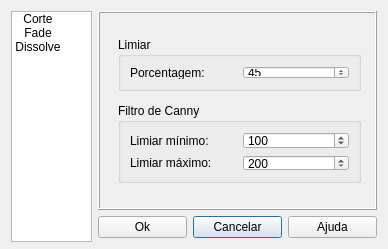
<ui version="4.0" >
 <class>Dialog</class>
 <widget class="QDialog" name="Dialog" >
  <property name="geometry" >
   <rect>
    <x>0</x>
    <y>0</y>
    <width>388</width>
    <height>249</height>
   </rect>
  </property>
  <property name="minimumSize" >
   <size>
    <width>384</width>
    <height>249</height>
   </size>
  </property>
  <property name="maximumSize" >
   <size>
    <width>388</width>
    <height>249</height>
   </size>
  </property>
  <property name="windowTitle" >
   <string>MFIT - Configurações de Detecção</string>
  </property>
  <property name="windowIcon" >
   <iconset>
    <normaloff>../Interface/Icons/logo.png</normaloff>../Interface/Icons/logo.png</iconset>
  </property>
  <layout class="QGridLayout" name="gridLayout_3" >
   <item row="0" column="1" colspan="3" >
    <widget class="QStackedWidget" name="detectProperties" >
     <property name="enabled" >
      <bool>true</bool>
     </property>
     <property name="autoFillBackground" >
      <bool>false</bool>
     </property>
     <property name="styleSheet" >
      <string notr="true" />
     </property>
     <property name="frameShape" >
      <enum>QFrame::Box</enum>
     </property>
     <property name="frameShadow" >
      <enum>QFrame::Raised</enum>
     </property>
     <property name="lineWidth" >
      <number>1</number>
     </property>
     <property name="currentIndex" >
      <number>0</number>
     </property>
     <widget class="QWidget" name="cutPage" >
      <layout class="QGridLayout" name="gridLayout_2" >
       <item row="0" column="0" >
        <widget class="QWidget" native="1" name="cutWidget" >
         <layout class="QGridLayout" name="gridLayout" >
          <item row="0" column="0" >
           <widget class="QGroupBox" name="groupBox" >
            <property name="minimumSize" >
             <size>
              <width>243</width>
              <height>54</height>
             </size>
            </property>
            <property name="maximumSize" >
             <size>
              <width>243</width>
              <height>54</height>
             </size>
            </property>
            <property name="title" >
             <string>Limiar</string>
            </property>
            <layout class="QGridLayout" >
             <item row="0" column="2" >
              <widget class="QSpinBox" name="spinPercentage" >
               <property name="maximum" >
                <number>100</number>
               </property>
               <property name="value" >
                <number>45</number>
               </property>
              </widget>
             </item>
             <item row="0" column="1" >
              <widget class="QLabel" name="labelPercentage" >
               <property name="text" >
                <string>Porcentagem:</string>
               </property>
              </widget>
             </item>
            </layout>
           </widget>
          </item>
          <item row="1" column="0" >
           <widget class="QGroupBox" name="groupBox_2" >
            <property name="minimumSize" >
             <size>
              <width>243</width>
              <height>80</height>
             </size>
            </property>
            <property name="maximumSize" >
             <size>
              <width>243</width>
              <height>80</height>
             </size>
            </property>
            <property name="title" >
             <string>Filtro de Canny</string>
            </property>
            <layout class="QGridLayout" >
             <item row="1" column="1" >
              <widget class="QSpinBox" name="spinMaxCanny" >
               <property name="maximum" >
                <number>255</number>
               </property>
               <property name="value" >
                <number>200</number>
               </property>
              </widget>
             </item>
             <item row="0" column="1" >
              <widget class="QSpinBox" name="spinMinCanny" >
               <property name="maximum" >
                <number>255</number>
               </property>
               <property name="value" >
                <number>100</number>
               </property>
              </widget>
             </item>
             <item row="1" column="0" >
              <widget class="QLabel" name="labelLast" >
               <property name="text" >
                <string>Limiar máximo:</string>
               </property>
              </widget>
             </item>
             <item row="0" column="0" >
              <widget class="QLabel" name="labelFirst" >
               <property name="text" >
                <string>Limiar mínimo:</string>
               </property>
              </widget>
             </item>
            </layout>
           </widget>
          </item>
         </layout>
        </widget>
       </item>
      </layout>
     </widget>
     <widget class="QWidget" name="fadePage" />
     <widget class="QWidget" name="dissolvePage" />
    </widget>
   </item>
   <item row="1" column="2" >
    <widget class="QPushButton" name="cancelButton" >
     <property name="text" >
      <string>Cancelar</string>
     </property>
    </widget>
   </item>
   <item row="1" column="3" >
    <widget class="QPushButton" name="helpButton" >
     <property name="text" >
      <string>Ajuda</string>
     </property>
    </widget>
   </item>
   <item row="1" column="1" >
    <widget class="QPushButton" name="okButton" >
     <property name="text" >
      <string>Ok</string>
     </property>
    </widget>
   </item>
   <item rowspan="2" row="0" column="0" >
    <widget class="QListWidget" name="listDetectConfig" >
     <property name="minimumSize" >
      <size>
       <width>81</width>
       <height>231</height>
      </size>
     </property>
     <property name="maximumSize" >
      <size>
       <width>81</width>
       <height>231</height>
      </size>
     </property>
     <property name="verticalScrollBarPolicy" >
      <enum>Qt::ScrollBarAlwaysOff</enum>
     </property>
     <property name="horizontalScrollBarPolicy" >
      <enum>Qt::ScrollBarAlwaysOff</enum>
     </property>
     <property name="editTriggers" >
      <set>QAbstractItemView::CurrentChanged</set>
     </property>
     <property name="showDropIndicator" stdset="0" >
      <bool>false</bool>
     </property>
     <property name="dragDropMode" >
      <enum>QAbstractItemView::NoDragDrop</enum>
     </property>
     <property name="iconSize" >
      <size>
       <width>100</width>
       <height>100</height>
      </size>
     </property>
     <property name="movement" >
      <enum>QListView::Static</enum>
     </property>
     <property name="isWrapping" stdset="0" >
      <bool>true</bool>
     </property>
     <property name="spacing" >
      <number>5</number>
     </property>
     <property name="viewMode" >
      <enum>QListView::IconMode</enum>
     </property>
     <property name="uniformItemSizes" >
      <bool>true</bool>
     </property>
     <property name="wordWrap" >
      <bool>false</bool>
     </property>
     <item>
      <property name="text" >
       <string>Corte</string>
      </property>
      <property name="icon" >
       <iconset>
        <normaloff>../Interface/Icons/cut.png</normaloff>../Interface/Icons/cut.png</iconset>
      </property>
     </item>
     <item>
      <property name="text" >
       <string>Fade</string>
      </property>
      <property name="icon" >
       <iconset>
        <normaloff>../Interface/Icons/fades.png</normaloff>../Interface/Icons/fades.png</iconset>
      </property>
     </item>
     <item>
      <property name="text" >
       <string>Dissolve</string>
      </property>
      <property name="icon" >
       <iconset>
        <normaloff>../Interface/Icons/dissolve.png</normaloff>../Interface/Icons/dissolve.png</iconset>
      </property>
     </item>
    </widget>
   </item>
  </layout>
 </widget>
 <resources/>
 <connections/>
</ui>
